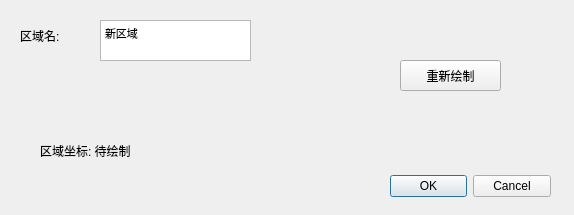
<?xml version="1.0" encoding="UTF-8"?>
<ui version="4.0">
 <class>Dialog</class>
 <widget class="QDialog" name="Dialog">
  <property name="geometry">
   <rect>
    <x>0</x>
    <y>0</y>
    <width>574</width>
    <height>215</height>
   </rect>
  </property>
  <property name="windowTitle">
   <string>添加区域</string>
  </property>
  <widget class="QDialogButtonBox" name="buttonBox">
   <property name="geometry">
    <rect>
     <x>390</x>
     <y>170</y>
     <width>161</width>
     <height>32</height>
    </rect>
   </property>
   <property name="orientation">
    <enum>Qt::Horizontal</enum>
   </property>
   <property name="standardButtons">
    <set>QDialogButtonBox::Cancel|QDialogButtonBox::Ok</set>
   </property>
  </widget>
  <widget class="QTextEdit" name="area_name_textedit">
   <property name="geometry">
    <rect>
     <x>100</x>
     <y>20</y>
     <width>151</width>
     <height>41</height>
    </rect>
   </property>
   <property name="html">
    <string>&lt;!DOCTYPE HTML PUBLIC &quot;-//W3C//DTD HTML 4.0//EN&quot; &quot;http://www.w3.org/TR/REC-html40/strict.dtd&quot;&gt;
&lt;html&gt;&lt;head&gt;&lt;meta name=&quot;qrichtext&quot; content=&quot;1&quot; /&gt;&lt;style type=&quot;text/css&quot;&gt;
p, li { white-space: pre-wrap; }
&lt;/style&gt;&lt;/head&gt;&lt;body style=&quot; font-family:'MS Shell Dlg 2'; font-size:7.875pt; font-weight:400; font-style:normal;&quot;&gt;
&lt;p style=&quot; margin-top:0px; margin-bottom:0px; margin-left:0px; margin-right:0px; -qt-block-indent:0; text-indent:0px;&quot;&gt;新区域&lt;/p&gt;&lt;/body&gt;&lt;/html&gt;</string>
   </property>
  </widget>
  <widget class="QLabel" name="label">
   <property name="geometry">
    <rect>
     <x>20</x>
     <y>20</y>
     <width>71</width>
     <height>31</height>
    </rect>
   </property>
   <property name="text">
    <string>区域名:</string>
   </property>
  </widget>
  <widget class="QLabel" name="coors_label">
   <property name="geometry">
    <rect>
     <x>40</x>
     <y>100</y>
     <width>301</width>
     <height>101</height>
    </rect>
   </property>
   <property name="text">
    <string>区域坐标: 待绘制</string>
   </property>
  </widget>
  <widget class="QPushButton" name="reDraw">
   <property name="geometry">
    <rect>
     <x>400</x>
     <y>60</y>
     <width>101</width>
     <height>31</height>
    </rect>
   </property>
   <property name="text">
    <string>重新绘制</string>
   </property>
  </widget>
 </widget>
 <resources/>
 <connections>
  <connection>
   <sender>buttonBox</sender>
   <signal>accepted()</signal>
   <receiver>Dialog</receiver>
   <slot>accept()</slot>
   <hints>
    <hint type="sourcelabel">
     <x>248</x>
     <y>254</y>
    </hint>
    <hint type="destinationlabel">
     <x>157</x>
     <y>274</y>
    </hint>
   </hints>
  </connection>
  <connection>
   <sender>buttonBox</sender>
   <signal>rejected()</signal>
   <receiver>Dialog</receiver>
   <slot>reject()</slot>
   <hints>
    <hint type="sourcelabel">
     <x>316</x>
     <y>260</y>
    </hint>
    <hint type="destinationlabel">
     <x>286</x>
     <y>274</y>
    </hint>
   </hints>
  </connection>
 </connections>
</ui>
